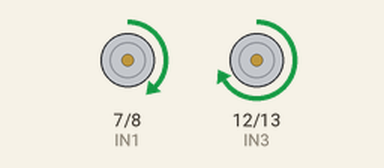
Bench run of a sketch on a simulated Arduino Uno, built with avr-gcc and run on an emulated ATmega328P. On the bench: motor-driver pin pairs drawn as motors (green arrow = first pin HIGH = forward, orange = second pin HIGH = backward, longer = more drive, scaled by the enable pin). At 4.8 s the program stops and its outputs stay as they are.

Above: at 0.1 s.
At 2.2 s:
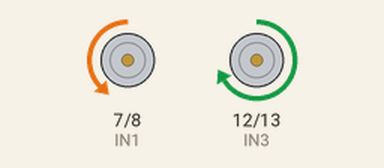
At 3.7 s:
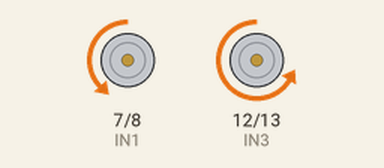
At 4.8 s:
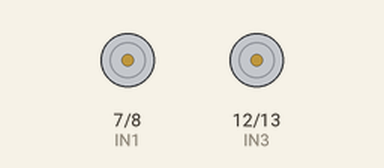
Timing chart, 0 to 6.3 s (numbered marks = the images above):
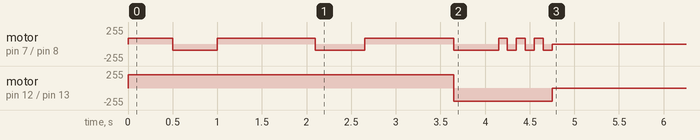

The sketch:

auto.ino
```cpp
// Motor control pins
const int ENA = 6;  // PWM for left motor
const int IN1 = 7;
const int IN2 = 8;

const int ENB = 11;  // PWM for right motor
const int IN3 = 12;
const int IN4 = 13;

// Speed settings (0–255)
int leftSpeed = 90;
int rightSpeed = 200;  // Reduced to compensate for faster motor

void setup() {
  pinMode(ENA, OUTPUT);
  pinMode(IN1, OUTPUT);
  pinMode(IN2, OUTPUT);

  pinMode(ENB, OUTPUT);
  pinMode(IN3, OUTPUT);
  pinMode(IN4, OUTPUT);
}

void loop() {
  Path1A();
  turnLeft(100);
  moveBackward(100);
  turnLeft(100);
  moveBackward(100);
  turnLeft(100);
  moveBackward(100);
  while (true);
}

void moveForward(int duration) {
  analogWrite(ENA, leftSpeed);
  digitalWrite(IN1, HIGH);
  digitalWrite(IN2, LOW);

  analogWrite(ENB, rightSpeed);
  digitalWrite(IN3, HIGH);
  digitalWrite(IN4, LOW);

  delay(duration);
  stopMotors();
}
void moveBackward(int duration) {
  analogWrite(ENA, leftSpeed);
  digitalWrite(IN1, LOW);
  digitalWrite(IN2, HIGH);

  analogWrite(ENB, rightSpeed);
  digitalWrite(IN3, LOW);
  digitalWrite(IN4, HIGH);

  delay(duration);
  stopMotors();
}

void turnRight(int duration) {
  analogWrite(ENA, leftSpeed);
  digitalWrite(IN1, LOW);
  digitalWrite(IN2, HIGH);

  analogWrite(ENB, rightSpeed);
  digitalWrite(IN3, HIGH);
  digitalWrite(IN4, LOW);

  delay(duration);
  stopMotors();
}

void turnLeft(int duration) {
  analogWrite(ENA, leftSpeed);
  digitalWrite(IN1, HIGH);
  digitalWrite(IN2, LOW);

  analogWrite(ENB, rightSpeed);
  digitalWrite(IN3, LOW);
  digitalWrite(IN4, HIGH);

  delay(duration);
  stopMotors();
}

void stopMotors() {
  analogWrite(ENA, 0);
  analogWrite(ENB, 0);
}
void Path1A(){
  moveForward(500);
  turnRight(500);
  moveForward(1100);
  turnRight(550);
  moveForward(1000);
  moveBackward(500);
}
void Path1B(){
  moveForward(500);
  turnRight(500);
  moveForward(500);
  turnLeft(500);
  moveForward(500);
  turnLeft(500);
  moveForward(1000);
  moveBackward(500);
}
```

Measured:
- by itself, motor on pin 12 (IN3) / pin 13 (IN4): stopped → forward 200/255 at 0.00 s, → backward 200/255 3.7 s later, → stopped 1.1 s later
- by itself, motor on pin 7 (IN1) / pin 8 (IN2): stopped → forward 90/255 at 0.00 s, → backward 90/255 0.50 s later, → forward 90/255 0.50 s later, → backward 90/255 1.1 s later, … (13 changes in this stretch)
